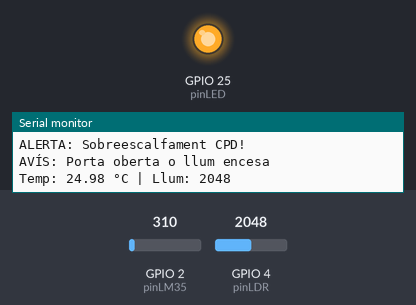
Bench run of a sketch on a simulated ESP32. Parts: output pins drawn as LEDs (lit = HIGH), the last lines printed to the serial monitor. The test bench sets the inputs (shaded band); at power-on: GPIO 2 (pinLM35) = 310, GPIO 4 (pinLDR) = 2048.

Above: at 2.8 s.
2.9 s: GPIO 2 (pinLM35) set to 243
5.6 s: GPIO 2 (pinLM35) set to 204
At 6.7 s:
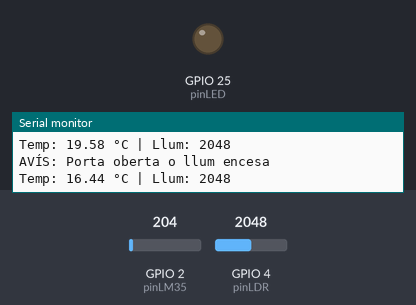
8.3 s: GPIO 2 (pinLM35) set to 372
At 11.1 s:
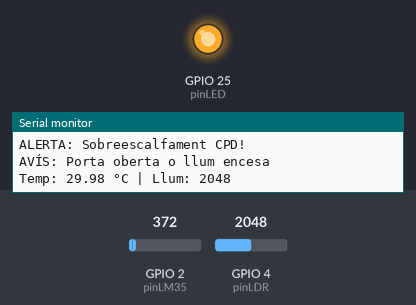
11.5 s: GPIO 2 (pinLM35) set to 186
At 12.7 s:
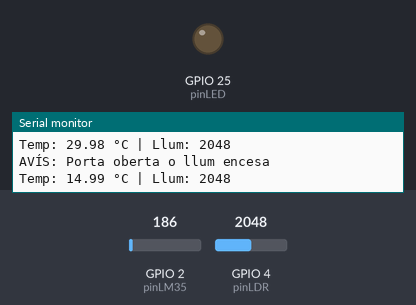
Timing chart, 0 to 14.5 s (numbered marks = the images above; inputs shaded):
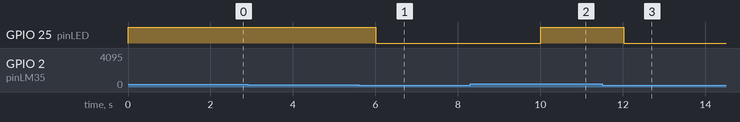

Measured:
- the behaviour switches between 224 and 223 on GPIO 2 (pinLM35) (found by bisection; images 0 and 1)
- after the input at 5.6 s, GPIO 25 (pinLED): HIGH → LOW after 0.41 s
- after the input at 8.3 s, GPIO 25 (pinLED): LOW → HIGH after 1.7 s
- after the input at 11.5 s, GPIO 25 (pinLED): HIGH → LOW after 0.52 s

The sketch:

issue_3_1.ino
```cpp
const int pinLM35 = 2;   // Sensor temperatura
const int pinLDR = 4;    // Sensor llum
const int pinLED = 25;     // LED alerta

// Llindars
const float TEMP_LIMIT = 18.0;
const int LDR_LIMIT = 2000; // Ajusta segons proves

void setup() {
  Serial.begin(115200);

  pinMode(pinLED, OUTPUT);
  digitalWrite(pinLED, LOW);

  Serial.println("Sistema de monitorització iniciat...");
}

void loop() {

  // 🔹 Llegir temperatura
  int valorTemp = analogRead(pinLM35);
  float voltatge = valorTemp * (3.3 / 4095.0);
  float temperatura = voltatge * 100;

  // 🔹 Llegir llum
  int valorLlum = analogRead(pinLDR);

  // 🔴 ALERTA DE TEMPERATURA
  if (temperatura > TEMP_LIMIT) {
    digitalWrite(pinLED, HIGH);
    Serial.println("ALERTA: Sobreescalfament CPD!");
  } else {
    digitalWrite(pinLED, LOW);
  }

  // 💡 ALERTA DE LLUM
  if (valorLlum > LDR_LIMIT) {
    Serial.println("AVÍS: Porta oberta o llum encesa");
  }

  // Mostrar valors (opcional per debug)
  Serial.print("Temp: ");
  Serial.print(temperatura);
  Serial.print(" °C | Llum: ");
  Serial.println(valorLlum);

  delay(2000); // cada 2 segons
}
```
